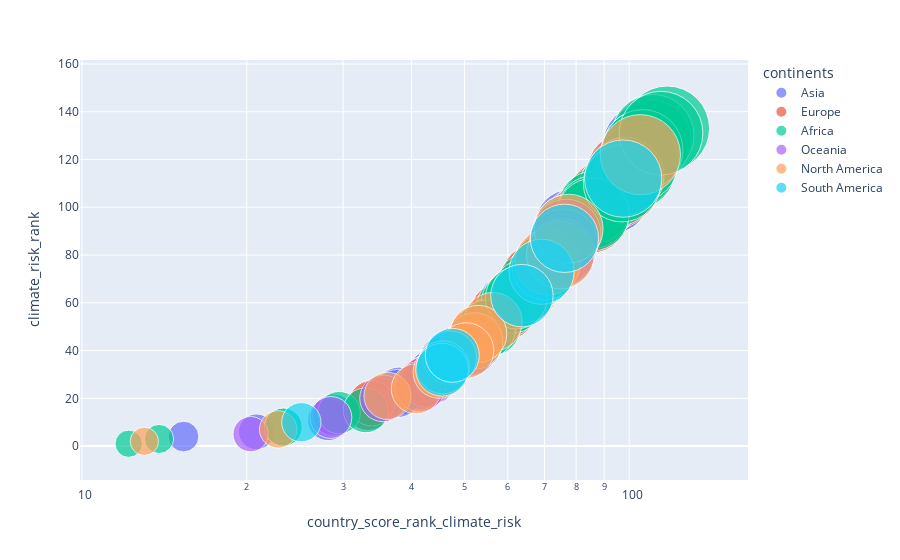

The cell this chart's notebook holds for it:
### Code cell
fig = px.scatter(data, x=data['country_score_rank_climate_risk'], 
                 y=data['climate_risk_rank'], size="country_score_rank_climate_risk", 
                 color="continents",
           hover_name="country", log_x=True,size_max=60)
fig.show()

### Figure 1 — Plotly figure (JSON) as saved in the notebook; plotly's stock layout.template omitted (floating-point values rounded to 4 significant figures)
{"data": [{"hovertemplate": "<b>%{hovertext}</b><br><br>continents=Asia<br>country_score_rank_climate_risk=%{marker.size}<br>climate_risk_rank=%{y}<extra></extra>", "hovertext": ["Saudi Arabia", "Turkey", "Thailand", "Vietnam", "Sri Lanka", "Islamic Republic of Iran", "Iraq", "Indonesia", "Cambodia", "China", "Georgia", "Afghanistan", "India", "Laos", "Kazakhstan", "Kyrgyz Republic", "Japan", "Pakistan", "Republic of Yemen", "Bhutan", "Armenia", "Bangladesh", "Tajikistan", "Israel", "Jordan", "Mongolia", "Nepal", "Myanmar", "Philippines", "Oman", "Lebanon", "Qatar"], "legendgroup": "Asia", "marker": {"color": "#636efa", "size": [72.5, 106, 57, 43.5, 86, 52.17, 78, 48.67, 54.17, 38, 44, 43.33, 15.33, 81.17, 93.17, 88, 46.33, 28.17, 41.83, 76.17, 98.33, 46.17, 37.67, 93.17, 103.5, 59.83, 51.33, 20.83, 28.83, 33.33, 72.33, 110.3], "sizemode": "area", "sizeref": 0.03259, "symbol": "circle"}, "mode": "markers", "name": "Asia", "orientation": "v", "showlegend": true, "type": "scatter", "x": [72.5, 106, 57, 43.5, 86, 52.17, 78, 48.67, 54.17, 38, 44, 43.33, 15.33, 81.17, 93.17, 88, 46.33, 28.17, 41.83, 76.17, 98.33, 46.17, 37.67, 93.17, 103.5, 59.83, 51.33, 20.83, 28.83, 33.33, 72.33, 110.3], "xaxis": "x", "y": [79, 126, 53, 29, 98, 44, 93, 39, 48, 23, 30, 28, 4, 94, 105, 101, 36, 11, 26, 87, 113, 35, 22, 105, 118, 59, 42, 6, 13, 16, 78, 129], "yaxis": "y"}, {"hovertemplate": "<b>%{hovertext}</b><br><br>continents=Europe<br>country_score_rank_climate_risk=%{marker.size}<br>climate_risk_rank=%{y}<extra></extra>", "hovertext": ["Romania", "Spain", "Serbia", "Slovak Republic", "United Kingdom", "Ukraine", "Belgium", "Croatia", "Sweden", "Moldova", "Greece", "Hungary", "Italy", "Ireland", "Albania", "Austria", "Bosnia and Herzegovina", "Bulgaria", "Denmark", "Czech Republic", "Germany", "France", "Iceland", "Netherlands", "Poland", "Norway", "Portugal", "Russia", "Switzerland", "North Macedonia"], "legendgroup": "Europe", "marker": {"color": "#EF553B", "size": [61.5, 66.33, 75.5, 105.3, 65.17, 89.33, 52.83, 82.67, 90.33, 66.67, 65.33, 96.67, 34.83, 69.67, 58, 57, 58.17, 42.5, 104.2, 98.67, 63.83, 33.33, 103.2, 94.5, 67, 70.83, 104.5, 59.5, 85.33, 33.83], "sizemode": "area", "sizeref": 0.03259, "symbol": "circle"}, "mode": "markers", "name": "Europe", "orientation": "v", "showlegend": true, "type": "scatter", "x": [61.5, 66.33, 75.5, 105.3, 65.17, 89.33, 52.83, 82.67, 90.33, 66.67, 65.33, 96.67, 34.83, 69.67, 58, 57, 58.17, 42.5, 104.2, 98.67, 63.83, 33.33, 103.2, 94.5, 67, 70.83, 104.5, 59.5, 85.33, 33.83], "xaxis": "x", "y": [61, 69, 83, 123, 66, 103, 46, 95, 104, 70, 67, 109, 19, 74, 55, 53, 56, 27, 120, 115, 64, 16, 117, 107, 71, 76, 121, 57, 96, 18], "yaxis": "y"}, {"hovertemplate": "<b>%{hovertext}</b><br><br>continents=Africa<br>country_score_rank_climate_risk=%{marker.size}<br>climate_risk_rank=%{y}<extra></extra>", "hovertext": ["South Sudan", "Sierra Leone", "South Africa", "Swaziland", "Tanzania", "Uganda", "Côte d'Ivoire", "Egypt", "Angola", "Guinea", "Ghana", "Algeria", "Burkina Faso", "Cameroon", "Democratic Republic of the Congo", "Ethiopia", "Guinea-Bissau", "Kenya", "Malawi", "Madagascar", "Liberia", "Mali", "Nigeria", "Niger", "Republic of the Congo", "Senegal", "Zambia", "Zimbabwe", "Botswana", "Cape Verde", "Burundi", "Sudan", "Namibia", "Mozambique", "Rwanda", "Togo"], "legendgroup": "Africa", "marker": {"color": "#00cc96", "size": [117.3, 88.5, 45.67, 109.3, 68.67, 110.5, 95, 59.67, 56, 86.33, 23.33, 77.5, 61, 102.8, 65.67, 64.33, 54.83, 62.17, 13.83, 23.33, 86, 105.8, 76, 77.17, 104, 105.8, 98.33, 29.5, 70.17, 52, 33, 75.33, 85.83, 12.17, 97, 114.3], "sizemode": "area", "sizeref": 0.03259, "symbol": "circle"}, "mode": "markers", "name": "Africa", "orientation": "v", "showlegend": true, "type": "scatter", "x": [117.3, 88.5, 45.67, 109.3, 68.67, 110.5, 95, 59.67, 56, 86.33, 23.33, 77.5, 61, 102.8, 65.67, 64.33, 54.83, 62.17, 13.83, 23.33, 86, 105.8, 76, 77.17, 104, 105.8, 98.33, 29.5, 70.17, 52, 33, 75.33, 85.83, 12.17, 97, 114.3], "xaxis": "x", "y": [133, 102, 33, 128, 72, 130, 108, 58, 50, 100, 8, 91, 60, 116, 68, 65, 49, 62, 3, 8, 98, 124, 86, 90, 119, 124, 113, 14, 75, 43, 15, 82, 97, 1, 110, 131], "yaxis": "y"}, {"hovertemplate": "<b>%{hovertext}</b><br><br>continents=Oceania<br>country_score_rank_climate_risk=%{marker.size}<br>climate_risk_rank=%{y}<extra></extra>", "hovertext": ["Solomon Islands", "Vanuatu", "Australia", "Fiji", "Kiribati", "New Zealand", "Papua New Guinea", "Tuvalu", "Micronesia"], "legendgroup": "Oceania", "marker": {"color": "#ab63fa", "size": [76.83, 20.33, 35.5, 51, 75.5, 75.83, 41.5, 75.17, 28.5], "sizemode": "area", "sizeref": 0.03259, "symbol": "circle"}, "mode": "markers", "name": "Oceania", "orientation": "v", "showlegend": true, "type": "scatter", "x": [76.83, 20.33, 35.5, 51, 75.5, 75.83, 41.5, 75.17, 28.5], "xaxis": "x", "y": [89, 5, 20, 41, 83, 85, 25, 81, 12], "yaxis": "y"}, {"hovertemplate": "<b>%{hovertext}</b><br><br>continents=North America<br>country_score_rank_climate_risk=%{marker.size}<br>climate_risk_rank=%{y}<extra></extra>", "hovertext": ["Bahamas", "United States", "Mexico", "Honduras", "Canada", "Dominican Republic", "Nicaragua", "Panama", "Dominica", "Costa Rica", "El Salvador", "Haiti", "Guatemala"], "legendgroup": "North America", "marker": {"color": "#FFA15A", "size": [22.83, 36.17, 56.33, 52.17, 71, 74.83, 40.83, 104.8, 13, 77.5, 53, 50.33, 45], "sizemode": "area", "sizeref": 0.03259, "symbol": "circle"}, "mode": "markers", "name": "North America", "orientation": "v", "showlegend": true, "type": "scatter", "x": [22.83, 36.17, 56.33, 52.17, 71, 74.83, 40.83, 104.8, 13, 77.5, 53, 50.33, 45], "xaxis": "x", "y": [7, 21, 52, 44, 77, 80, 24, 122, 2, 91, 47, 40, 31], "yaxis": "y"}, {"hovertemplate": "<b>%{hovertext}</b><br><br>continents=South America<br>country_score_rank_climate_risk=%{marker.size}<br>climate_risk_rank=%{y}<extra></extra>", "hovertext": ["Uruguay", "Bolivia", "Ecuador", "Argentina", "Brazil", "Chile", "Colombia", "Peru", "Paraguay"], "legendgroup": "South America", "marker": {"color": "#19d3f3", "size": [97.5, 47, 69.17, 63.67, 76.17, 25.17, 45.67, 45.5, 47.5], "sizemode": "area", "sizeref": 0.03259, "symbol": "circle"}, "mode": "markers", "name": "South America", "orientation": "v", "showlegend": true, "type": "scatter", "x": [97.5, 47, 69.17, 63.67, 76.17, 25.17, 45.67, 45.5, 47.5], "xaxis": "x", "y": [112, 37, 73, 63, 87, 10, 33, 32, 38], "yaxis": "y"}], "layout": {"legend": {"itemsizing": "constant", "title": {"text": "continents"}, "tracegroupgap": 0}, "margin": {"t": 60}, "xaxis": {"anchor": "y", "domain": [0, 1], "title": {"text": "country_score_rank_climate_risk"}, "type": "log"}, "yaxis": {"anchor": "x", "domain": [0, 1], "title": {"text": "climate_risk_rank"}}}}
